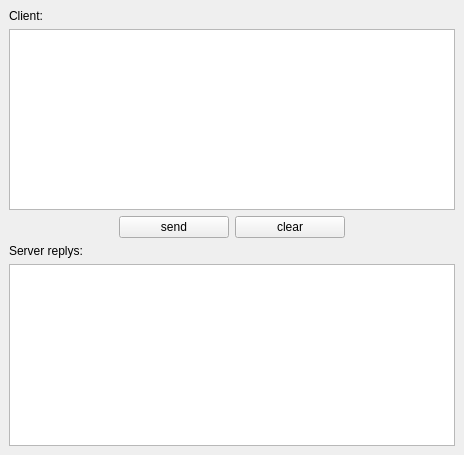
<?xml version="1.0" encoding="UTF-8"?>
<ui version="4.0">
 <class>MainWindow</class>
 <widget class="QMainWindow" name="MainWindow">
  <property name="geometry">
   <rect>
    <x>0</x>
    <y>0</y>
    <width>464</width>
    <height>455</height>
   </rect>
  </property>
  <property name="windowTitle">
   <string>Echo TCP Client</string>
  </property>
  <widget class="QWidget" name="centralwidget">
   <layout class="QVBoxLayout" name="verticalLayout_3">
    <item>
     <layout class="QVBoxLayout" name="verticalLayout">
      <item>
       <widget class="QLabel" name="label">
        <property name="text">
         <string>Client:</string>
        </property>
       </widget>
      </item>
      <item>
       <widget class="QTextEdit" name="clientTextEdit"/>
      </item>
     </layout>
    </item>
    <item>
     <layout class="QHBoxLayout" name="horizontalLayout">
      <item>
       <spacer name="horizontalSpacer_2">
        <property name="orientation">
         <enum>Qt::Horizontal</enum>
        </property>
        <property name="sizeHint" stdset="0">
         <size>
          <width>40</width>
          <height>20</height>
         </size>
        </property>
       </spacer>
      </item>
      <item>
       <widget class="QPushButton" name="send">
        <property name="sizePolicy">
         <sizepolicy hsizetype="Expanding" vsizetype="Fixed">
          <horstretch>0</horstretch>
          <verstretch>0</verstretch>
         </sizepolicy>
        </property>
        <property name="layoutDirection">
         <enum>Qt::LeftToRight</enum>
        </property>
        <property name="text">
         <string>send</string>
        </property>
       </widget>
      </item>
      <item>
       <widget class="QPushButton" name="clear">
        <property name="sizePolicy">
         <sizepolicy hsizetype="Expanding" vsizetype="Fixed">
          <horstretch>0</horstretch>
          <verstretch>0</verstretch>
         </sizepolicy>
        </property>
        <property name="text">
         <string>clear</string>
        </property>
       </widget>
      </item>
      <item>
       <spacer name="horizontalSpacer">
        <property name="orientation">
         <enum>Qt::Horizontal</enum>
        </property>
        <property name="sizeHint" stdset="0">
         <size>
          <width>40</width>
          <height>20</height>
         </size>
        </property>
       </spacer>
      </item>
     </layout>
    </item>
    <item>
     <layout class="QVBoxLayout" name="verticalLayout_2">
      <item>
       <widget class="QLabel" name="label_2">
        <property name="text">
         <string>Server replys:</string>
        </property>
       </widget>
      </item>
      <item>
       <widget class="QTextEdit" name="serverTextEdit"/>
      </item>
     </layout>
    </item>
   </layout>
  </widget>
 </widget>
 <resources/>
 <connections/>
</ui>
